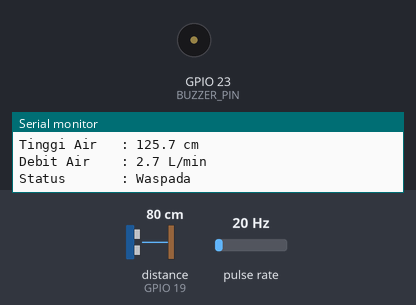
This sketch was run on a simulated ESP32. On the bench: buzzer (waves = sounding), the last lines printed to the serial monitor. Wiring (inferred from the names in the program): ultrasonic range finder: trigger GPIO 18; echo GPIO 19; pulse sensor: data GPIO 14. The test bench sets the inputs (shaded band); at power-on: distance to the obstacle (sensor on GPIO 19) 80 cm, pulse rate 20 Hz. The echo pulse lasts 58.3 µs per cm; WiFi joins after 1.5 s; servers stay silent unless stated; the local clock reads 2024-03-15 10:24:30 at power-on unless the sketch sets it.

Above: at 2.7 s.
2.8 s: distance to the obstacle (sensor on GPIO 19) set to 69 cm
5.4 s: distance to the obstacle (sensor on GPIO 19) set to 60 cm
At 8.2 s:
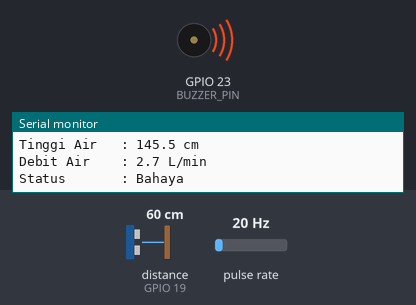
9.2 s: pulse rate (sensor on GPIO 14) set to 118 Hz
12.5 s: pulse rate (sensor on GPIO 14) set to 124 Hz
At 13.8 s:
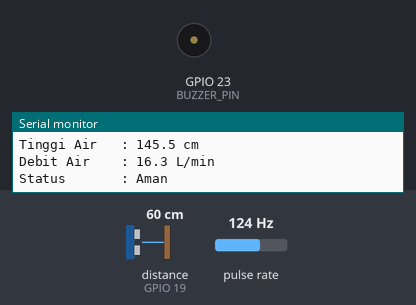
Timing chart, 0 to 15.5 s (numbered marks = the images above; inputs shaded):
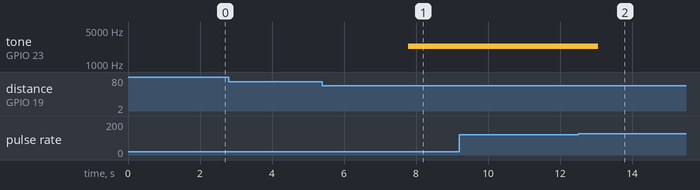

Measured:
- the behaviour switches between 64 and 63 cm on distance to the obstacle (sensor on GPIO 19) (found by bisection; images 0 and 1)
- the behaviour switches between 120 and 121 Hz on pulse rate (sensor on GPIO 14) (found by bisection; images 1 and 2)
- after the input at 5.4 s, tone on GPIO 23 (BUZZER_PIN): silent → 2300 Hz after 2.4 s
- after the input at 12.5 s, tone on GPIO 23 (BUZZER_PIN): 2300 Hz → silent after 0.57 s

The sketch:

Program_Keseluruhan.ino
```cpp
#include <Arduino.h>
#include <WiFi.h>
#include <Firebase_ESP_Client.h>
#include <time.h>

#include <addons/TokenHelper.h>
#include <addons/RTDBHelper.h>

#define WIFI_SSID "4G-MIFI-442F"
#define WIFI_PASSWORD "1234567890"

#define FIREBASE_HOST "monitoring-sungai-eeb0b-default-rtdb.firebaseio.com"
#define FIREBASE_AUTH "hGJ5eRc25bDTQ6oZne2CywgcaRu8a77F29xUjxGZ"

FirebaseData fbdo;
FirebaseAuth auth;
FirebaseConfig config;

const char* ntpServer = "pool.ntp.org";
const long  gmtOffset_sec = 25200;
const int   daylightOffset_sec = 0;

#define TRIG_PIN 18
#define ECHO_PIN 19
#define FLOW_SENSOR_PIN 14
#define BUZZER_PIN 23

volatile int flowPulse = 0;
float debit = 0.0;
float tinggiAir = 0.0;

const float TINGGI_DASAR_SUNGAI = 205.0;
float nilaiKondisi = 0.0;

void IRAM_ATTR flowInterrupt() {
  flowPulse++;
}

float trapmf(float x, float a, float b, float c, float d) {
  if (x < a || x > d) return 0.0;
  if (x >= b && x <= c) return 1.0;
  if (x >= a && x < b) return (b == a) ? 1.0 : (x - a) / (b - a);
  if (x > c && x <= d) return (d == c) ? 1.0 : (d - x) / (d - c);
  return 0.0;
}

float trimf(float x, float a, float b, float c) {
  if (x <= a || x >= c) return 0.0;
  if (x == b) return 1.0;
  if (x > a && x < b) return (b == a) ? 1.0 : (x - a) / (b - a);
  if (x > b && x < c) return (c == b) ? 1.0 : (c - x) / (c - b);
  return 0.0;
}

float bacaTinggiAir() {
  digitalWrite(TRIG_PIN, LOW);
  delayMicroseconds(2);
  digitalWrite(TRIG_PIN, HIGH);
  delayMicroseconds(10);
  digitalWrite(TRIG_PIN, LOW);

  long duration = pulseIn(ECHO_PIN, HIGH, 30000);
  if (duration == 0) return 0.0;

  float jarakSensorKeAir = duration * 0.034 / 2;
  float kalkulasiTinggi = TINGGI_DASAR_SUNGAI - jarakSensorKeAir;

  if (kalkulasiTinggi < 0) {
    kalkulasiTinggi = 0.0;
  }
  return kalkulasiTinggi;
}

float bacaDebit() {
  flowPulse = 0;
  detachInterrupt(digitalPinToInterrupt(FLOW_SENSOR_PIN));
  attachInterrupt(digitalPinToInterrupt(FLOW_SENSOR_PIN), flowInterrupt, FALLING);

  delay(1000);

  detachInterrupt(digitalPinToInterrupt(FLOW_SENSOR_PIN));
  return (flowPulse / 7.5);
}

String dapatkanWaktu() {
  struct tm timeinfo;
  if (!getLocalTime(&timeinfo)) {
    return "Gagal";
  }
  char timeStringBuff[15];
  strftime(timeStringBuff, sizeof(timeStringBuff), "%H:%M", &timeinfo);
  return String(timeStringBuff);
}

String fuzzyMamdani(float tinggi, float flow) {
  // --- Fuzzifikasi ---
  float tinggiRendah = trapmf(tinggi, 0, 0, 75, 85);
  float tinggiSedang = trimf(tinggi, 75, 113, 150);
  float tinggiTinggi = trapmf(tinggi, 140, 150, 200, 200);

  float normal = trapmf(flow, 0, 0, 5, 7);
  float deras = trimf(flow, 5, 8, 11);
  float sangatDeras = trapmf(flow, 9, 11, 16, 16);

  float r1 = min(tinggiRendah, normal);
  float r2 = min(tinggiRendah, deras);
  float r3 = min(tinggiRendah, sangatDeras);

  float r4 = min(tinggiSedang, normal);
  float r5 = min(tinggiSedang, deras);
  float r6 = min(tinggiSedang, sangatDeras);

  float r7 = min(tinggiTinggi, normal);
  float r8 = min(tinggiTinggi, deras);
  float r9 = min(tinggiTinggi, sangatDeras);

  float outAman = max(r1, r2);
  float outWaspada = max(r3, max(r4, r5));
  float outBahaya = max(r6, max(r7, max(r8, r9)));

  float pembilang = 0.0;
  float penyebut = 0.0;
  int langkah = 2;

  for (int i = 0; i <= 100; i += langkah) {
    float x = (float)i;

    float muAman = trapmf(x, 0, 0, 30, 40);
    float muWaspada = trimf(x, 30, 50, 70);
    float muBahaya = trapmf(x, 60, 80, 100, 100);

    float implAman = min(muAman, outAman);
    float implWaspada = min(muWaspada, outWaspada);
    float implBahaya = min(muBahaya, outBahaya);

    float muAgg = max(implAman, max(implWaspada, implBahaya));

    pembilang += (x * muAgg);
    penyebut += muAgg;
  }

  if (penyebut > 0) {
    nilaiKondisi = pembilang / penyebut;
  } else {
    nilaiKondisi = 0.0;
  }

  if (nilaiKondisi >= 66.7) {
    return "Bahaya";
  } else if (nilaiKondisi >= 33.4) {
    return "Waspada";
  } else {
    return "Aman";
  }
}

void setup() {
  Serial.begin(115200);

  pinMode(TRIG_PIN, OUTPUT);
  pinMode(ECHO_PIN, INPUT);
  pinMode(FLOW_SENSOR_PIN, INPUT_PULLUP);

  pinMode(BUZZER_PIN, OUTPUT);
  noTone(BUZZER_PIN);

  WiFi.begin(WIFI_SSID, WIFI_PASSWORD);
  Serial.print("Menghubungkan ke Wi-Fi");
  while (WiFi.status() != WL_CONNECTED) {
    Serial.print(".");
    delay(300);
  }
  Serial.println("\nTerhubung ke Wi-Fi!");

  configTime(gmtOffset_sec, daylightOffset_sec, ntpServer);
  Serial.println("Sinkronisasi waktu selesai!");

  config.host = FIREBASE_HOST;
  config.signer.tokens.legacy_token = FIREBASE_AUTH;

  Firebase.begin(&config, &auth);
  Firebase.reconnectWiFi(true);

  Serial.println("Sistem Monitoring Banjir Siap...");
}

void loop() {
  tinggiAir = bacaTinggiAir();
  tinggiAir = round(tinggiAir * 10.0) / 10.0;

  debit = bacaDebit();
  debit = round(debit * 10.0) / 10.0;

  String statusBanjir = fuzzyMamdani(tinggiAir, debit);

  String waktuSekarang = dapatkanWaktu();


  if (statusBanjir == "Bahaya") {
    tone(BUZZER_PIN, 2300);
  } else {
    noTone(BUZZER_PIN);
  }

  Serial.print("Waktu        : "); Serial.println(waktuSekarang);
  Serial.print("Tinggi Air   : "); Serial.print(tinggiAir, 1); Serial.println(" cm");
  Serial.print("Debit Air    : "); Serial.print(debit, 1); Serial.println(" L/min");
  Serial.print("Status       : "); Serial.println(statusBanjir);

  if (Firebase.ready()) {
    unsigned long waktuMulaiKirim = millis();

    struct timeval tv;
    gettimeofday(&tv, NULL);
    double epochMillis = (double)(tv.tv_sec) * 1000.0 + (double)(tv.tv_usec) / 1000.0;

    Firebase.RTDB.setString(&fbdo, "/Pemantauan/Waktu", waktuSekarang);
    Firebase.RTDB.setFloat(&fbdo, "/Pemantauan/TinggiAir", tinggiAir);
    Firebase.RTDB.setFloat(&fbdo, "/Pemantauan/DebitAir", debit);
    Firebase.RTDB.setString(&fbdo, "/Pemantauan/Status", statusBanjir);

    Firebase.RTDB.setDouble(&fbdo, "/Pemantauan/Timestamp", epochMillis);

    unsigned long waktuSelesaiKirim = millis();
    unsigned long delayFirebase = waktuSelesaiKirim - waktuMulaiKirim;

    Serial.println("-> Firebase Updated");
    Serial.print("   Kecepatan Transmisi ESP32: ");
    Serial.print(delayFirebase);
    Serial.println(" ms");
  }

  Serial.println("-----------------------------");
}
```
